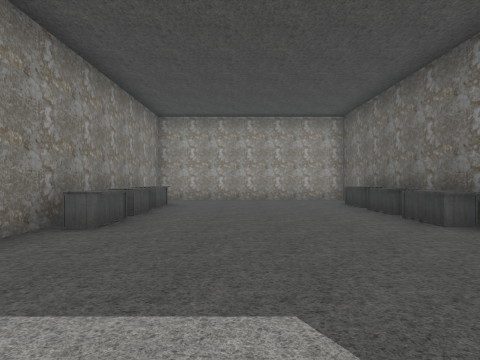
[1] (above)

21 first-person views from a walk through a Unity game level. The camera is 1.4 m above the floor, looks level and sees 85° across. The floor is counted in squares, 2 m on a side. Each view is taken from the middle of a square. On the plan, view 1 faces up. The plan holds only what a view shows up to about 9 squares ahead; the rest is blank. The place goes on beyond the plan. Some surface patterns are stand-ins.

[2]
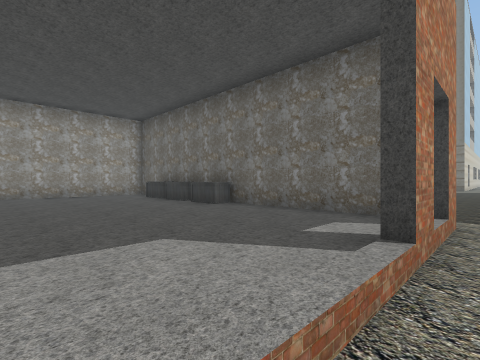

[3]
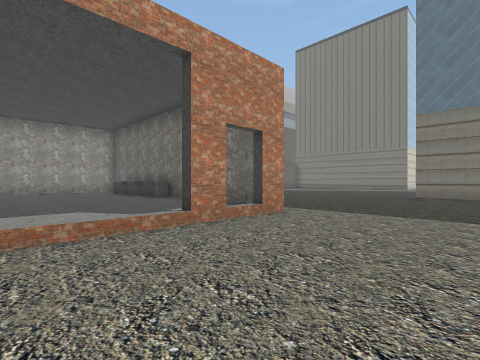

[4]
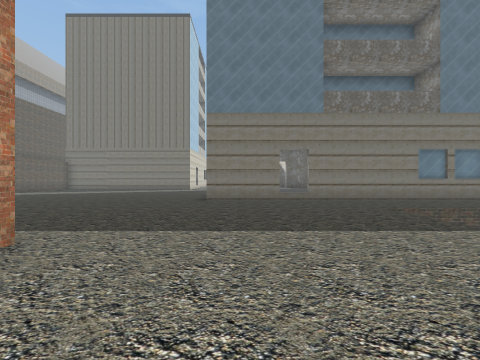

[5]
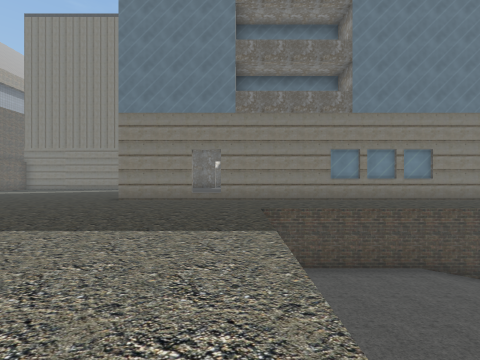

[6]
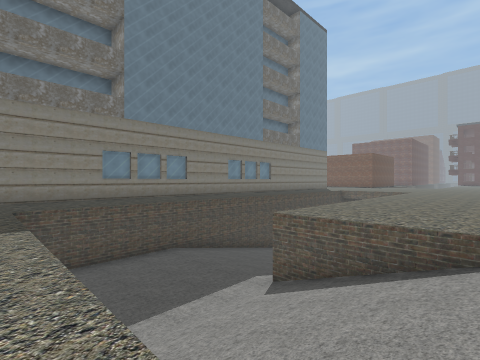

[7]
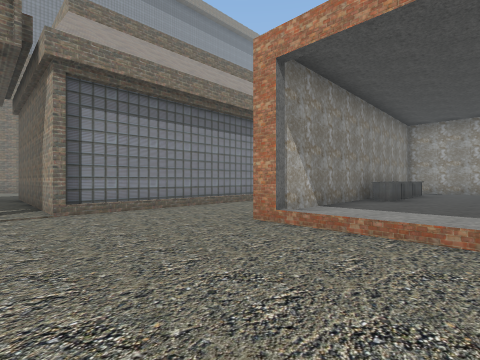

[8]
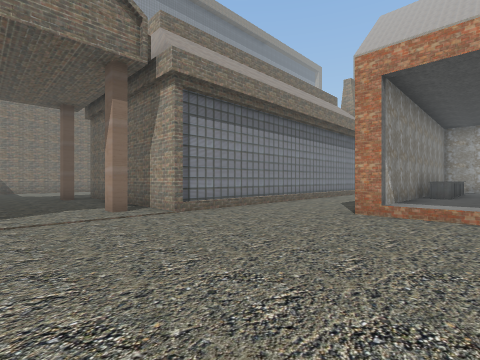

[9]
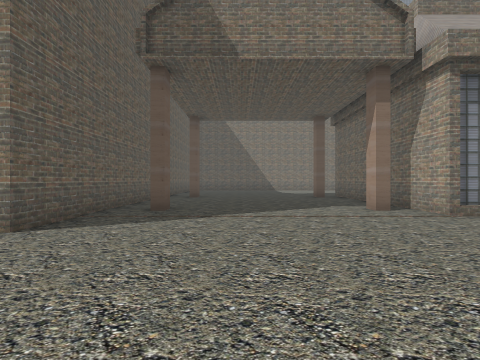

[10]
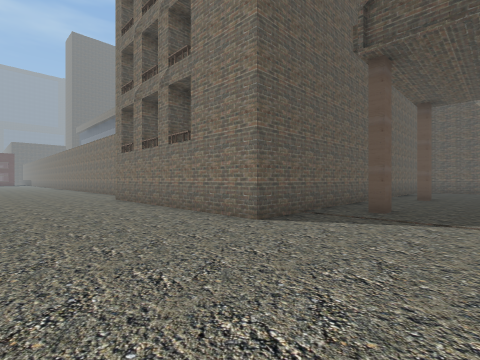

[11]
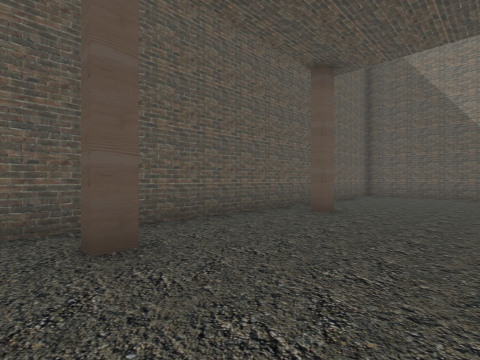

[12]
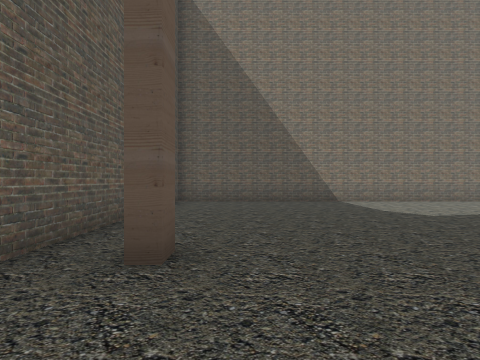

[13]
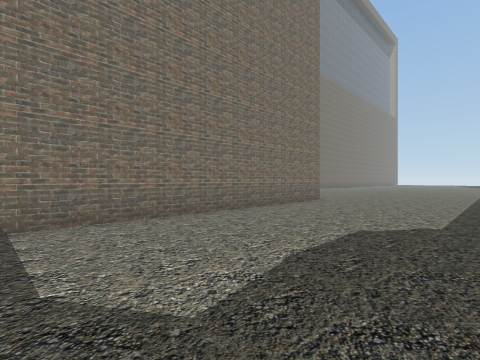

[14]
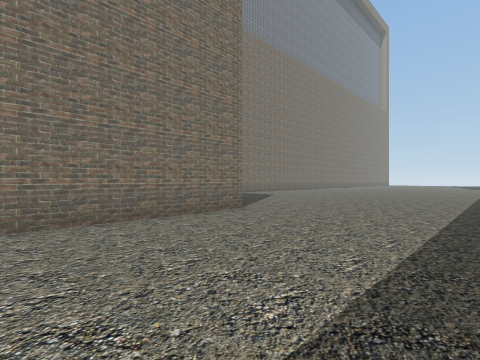

[15]
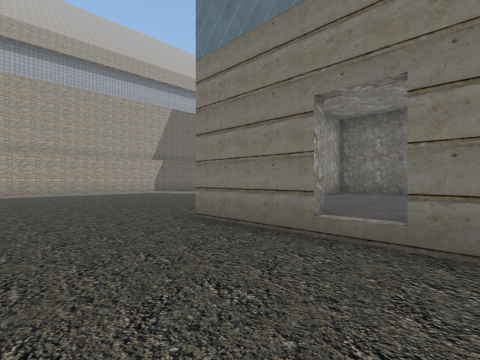

[16]
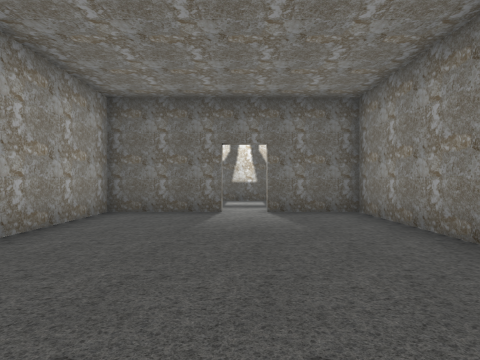

[17]
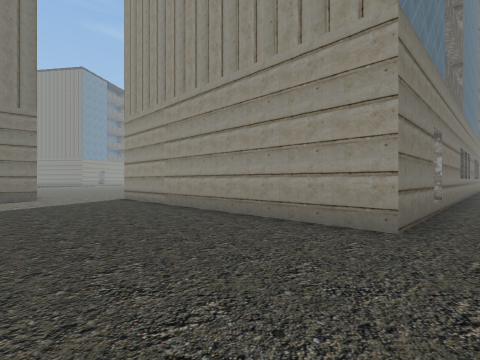

[18]
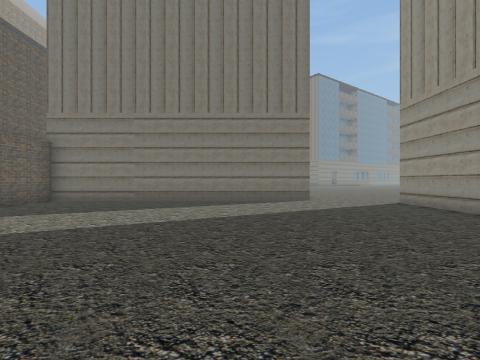

[19]
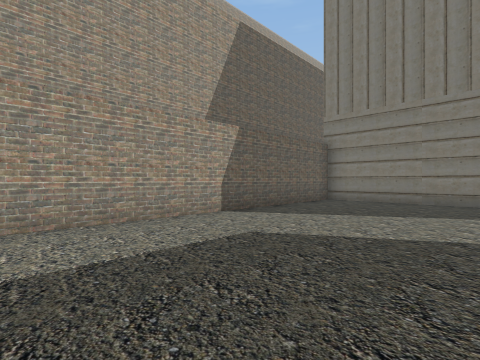

[20]
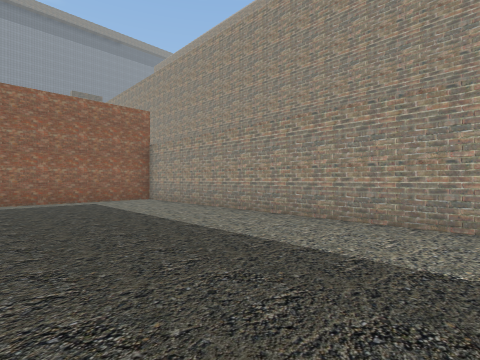

[21]
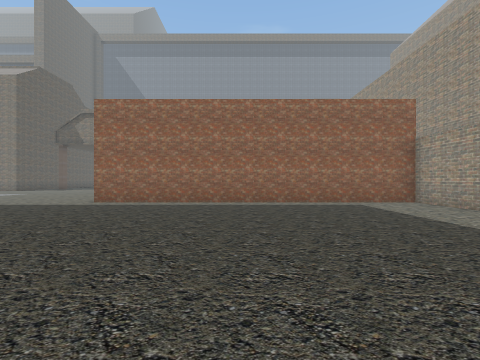

### Floor plan
Key: @ floor where view 1 was taken; # wall or solid block; . main floor; : floor 0.25 m higher than the main floor; + floor 0.5 m higher than the main floor; - floor 3 m lower than the main floor; / step, stairs or slope; O other object.
Columns run from 18 left of view 1 to 20 right of it. Each row starts with its distance up from view 1.
 10                       #################
  9    ..          ########...............#
  8   ....         #::::::#...............#
  7  .....         #O::::O#...............#
  6 ......         #O::::O#...............#
  5 ......         #O::::O#...............#
  4 ......         #O::::O#...............#
  3 #.....      #  #::::::#...............#
  2 #.....      #..#::::::#...............#
  1 #.....      #..#::::::#...............#
  0 #.....      #..#::@:#:#................
 -1 #.....      #..........................
 -2 #.....      #...............##########.
 -3 #.....#######...............#+++++#  #
 -4 #......#...#................#+++++#  #
 -5 #.................  ......../++++++++#
 -6 #...........................#+++++#++#
 -7 #................/  //    ..# ++++#
 -8 #................/////----..#  ####
 -9 #................/////----..#
-10 ##############.../////----..#
-11              #........////..#
-12              #........ ///..#
-13              #........ //  .#
-14              #........      #
-15              #........
-16              #.... ..
-17                ..

Where each view was taken, in squares from view 1:
view 1: 0 up, 0 right, facing up
view 2: 1 down, 1 left, facing up-right
view 3: 4 down, 1 left, facing up-right
view 4: 3 down, 1 right, facing right
view 5: 6 down, 1 right, facing right
view 6: 6 down, 0 right, facing down-right
view 7: 4 down, 0 right, facing up-left
view 8: 6 down, 1 left, facing up-left
view 9: 7 down, 1 left, facing left
view 10: 7 down, 1 left, facing down-left
view 11: 6 down, 6 left, facing down-left
view 12: 8 down, 9 left, facing left
view 13: 5 down, 13 left, facing up-left
view 14: 1 down, 13 left, facing up-left
view 15: 6 down, 7 right, facing up-right
view 16: 5 down, 10 right, facing right
view 17: 2 up, 9 right, facing down-right
view 18: 3 up, 11 right, facing right
view 19: 5 up, 11 right, facing up-right
view 20: 5 up, 13 right, facing up-left
view 21: 4 up, 12 right, facing left
